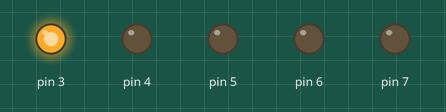
Simulated run of this sketch. Board: Arduino Uno, built with avr-gcc and run on an emulated ATmega328P. Shown: output pins drawn as LEDs (lit = HIGH).

Above: at 0.02 s.
At 0.32 s:
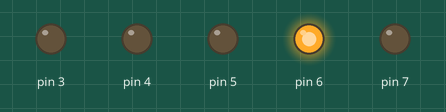
At 0.72 s:
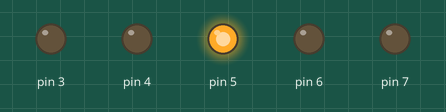
At 1.47 s:
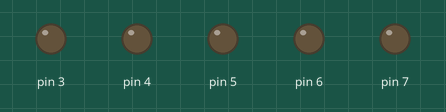
At 2.12 s:
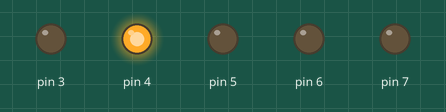
At 2.92 s:
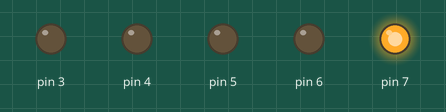
Timing chart, 0 to 3.2 s (numbered marks = the images above):
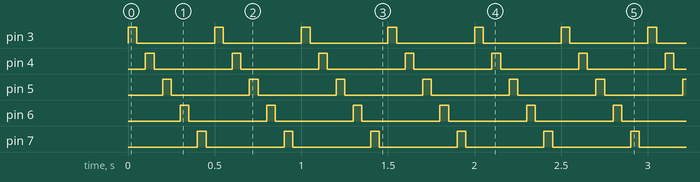

Measured:
- by itself, pin 3–7: alternates HIGH for 0.05 s and LOW for 0.45 s
- by itself, everything shown: repeats every 0.50 s, in 10 steps

The sketch:

seven_digit_display_loading.ino
```cpp
void setup(){
    // Only 5 pins beacause my seventh pin died, and six pin(middle line) doesn't need to be used
    for (int i = 3; i < 8; i++){
        pinMode(i, OUTPUT);
    }
}

void loop(){
    for (int i = 3; i < 8; i++){
        digitalWrite(i, HIGH);
        delay(50);
        digitalWrite(i, LOW);
        delay(50);
    }
}
```
